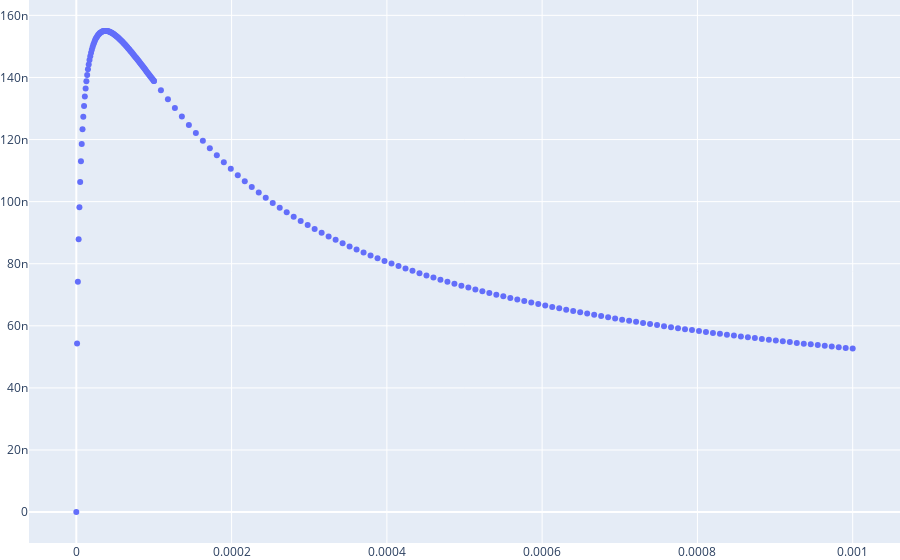

Write notebook code for a chart like this one.
### Code cell
df_show = df
# df_show = df[df['l']<=6E+5]

fig = go.Figure()
fig.update_layout(margin={'r': 0, 'l': 0, 't': 0, 'b': 0})
fig.add_traces(
    go.Scatter(
        x=df_show['light'],
        y=df_show['target'],
        text=df_show['name'],
        mode='markers',
        hovertemplate='k1: %{x:.2}<br>integral: %{y:.2E} <br>%{text}',
        name='',
    ))

### Figure 1 — Plotly figure (JSON) as saved in the notebook; plotly's stock layout.template omitted (floating-point values rounded to 4 significant figures; data arrays with more than 128 entries replaced by an {"elided": "..."} marker saying what was removed)
{"data": [{"hovertemplate": "k1: %{x:.2}<br>integral: %{y:.2E} <br>%{text}", "mode": "markers", "name": "", "text": {"elided": "202 str values"}, "type": "scatter", "x": {"elided": "202 float values"}, "y": {"elided": "202 float values"}}], "layout": {"margin": {"b": 0, "l": 0, "r": 0, "t": 0}}}
